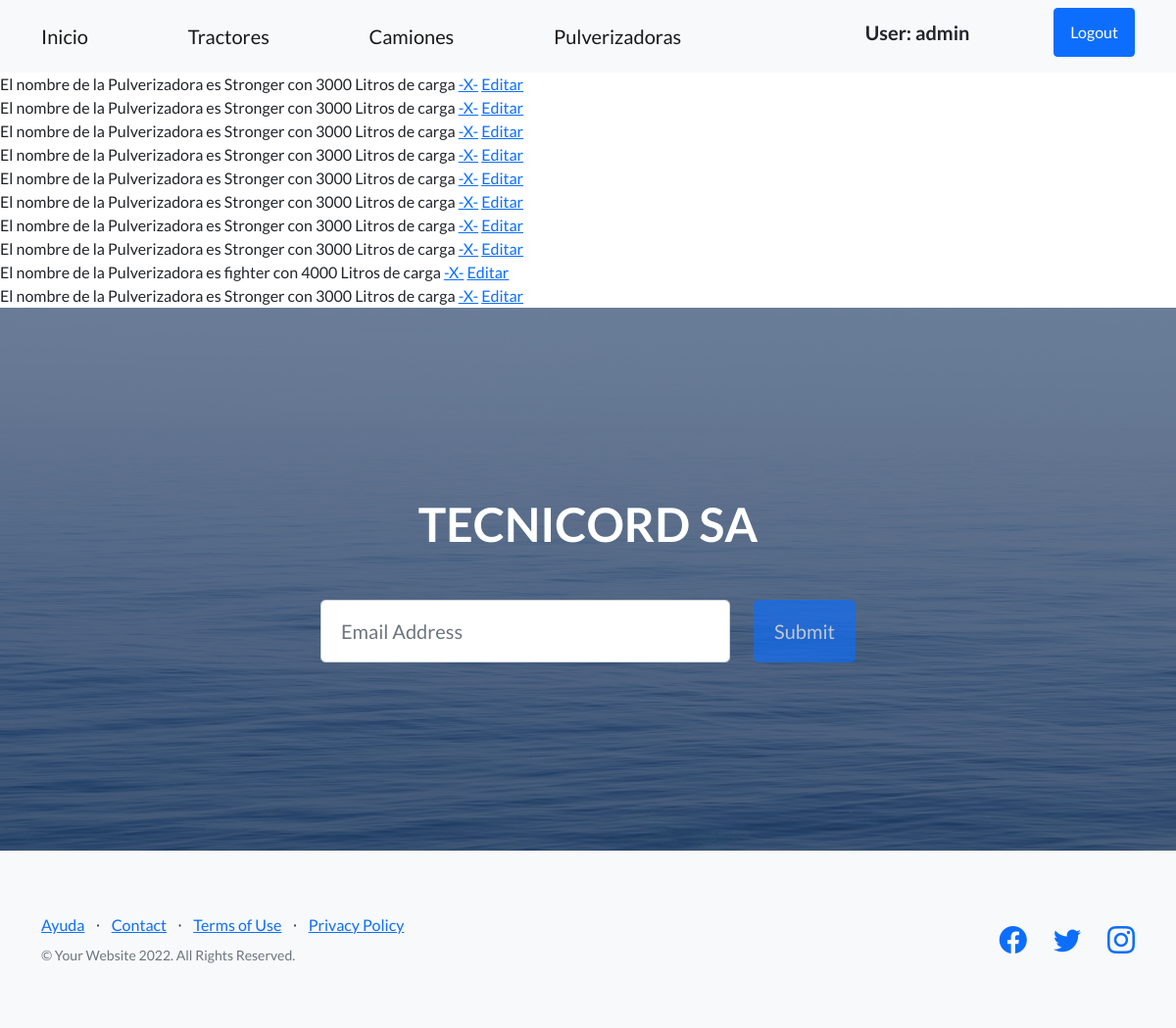
/Tecnicord/pulverizadoras/ (signed in), run on an earlier commit of the app's database.
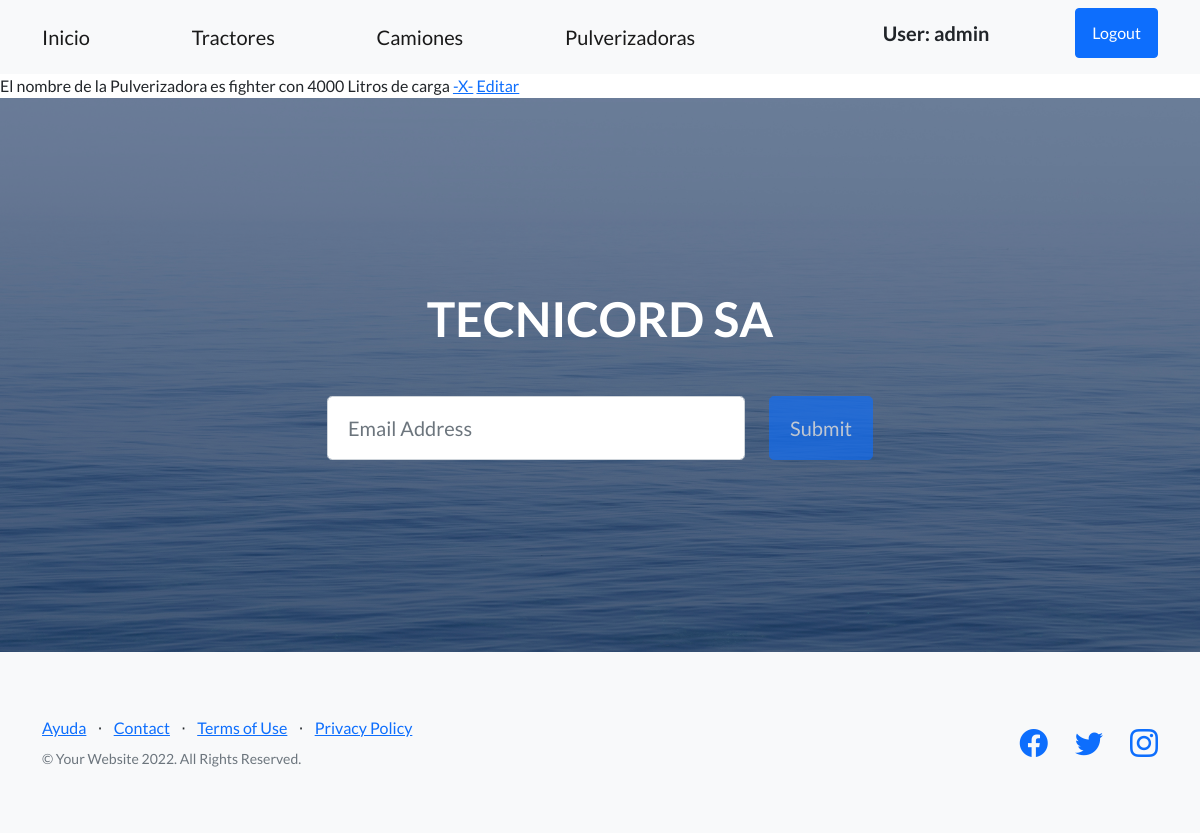
And on a later commit of the database.
### Tecnicord/models.py (models this page shows, shortened)
class Pulverizadoras(models.Model):
    nombre = models.CharField(max_length=40)
    litros = models.IntegerField(unique=True)

### Tecnicord/views.py (the view)
# urls.py: path('pulverizadoras/', PulverizadorasList.as_view(), name='TecnicordPulverizadoras'),
class PulverizadorasList(LoginRequiredMixin,ListView):
    model = Pulverizadoras
    template_name = 'Tecnicord/pulverizadoras.html'

### templates/Tecnicord/pulverizadoras.html (shortened to what this page needs)
{% extends 'index.html' %}
{% block inicio %}
 {% for pulverizadora in object_list %}
        El nombre de la Pulverizadora es {{ pulverizadora.nombre }} con {{ pulverizadora.litros }} Litros de carga
    <a href="{% url 'TecnicordEliminarPulverizadora' pulverizadora.litros %}">-X-</a>
    <a href="{% url 'TecnicordEditarPulverizadora' pulverizadora.litros %}" > Editar </a>
    <br>
 {% endfor %}
{% endblock %}

What changed in the data, as far as the page shows it:
removed Pulverizadoras: nombre "Stronger", litros "3000"
removed Pulverizadoras: nombre "Stronger", litros "3000"
removed Pulverizadoras: nombre "Stronger", litros "3000"
removed Pulverizadoras: nombre "Stronger", litros "3000"
removed Pulverizadoras: nombre "Stronger", litros "3000"
removed Pulverizadoras: nombre "Stronger", litros "3000"
removed Pulverizadoras: nombre "Stronger", litros "3000"
removed Pulverizadoras: nombre "Stronger", litros "3000"
removed Pulverizadoras: nombre "Stronger", litros "3000"
